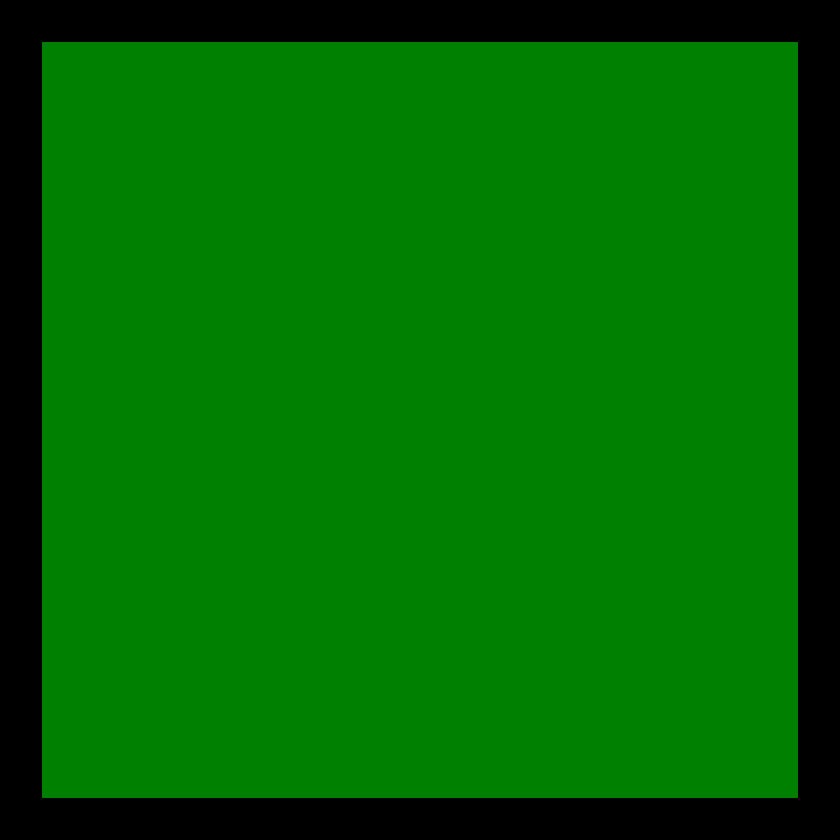
%> input picture greenSquare.png, 840 x 840 px, shrunk from 1000 x 1000 before the run
$ octave imageDisplayTestDriver.m   (GNU Octave 9; MATLAB toolbox functions it lacks are replaced by stand-ins)
%> lines starting %> are read from the running program, lines starting %| are printed output that depends on the picture
### imageDisplay.m
%imageDisplay
%a matlab function to display an image which tells the user which letters
%they got right, wrong, or slightly right.

%Nicholas Corker
%a1852681


function [letterImageAll] = imageDisplay(correctGuessedLetters, letterImageGuess, letterImageAll)
%> called with correctGuessedLetters = [1 0 2 1 0], letterImageGuess = [], letterImageAll = []
%read in the image files needed
A = imread('greenSquare.png'); %sets A to the correct letter image green
%> A is the input picture: size 840x840x3 uint8; mean R, G, B 0, 103.7, 0
B = imread('yellowSquare.png'); %sets B to right letter wrong place yellow
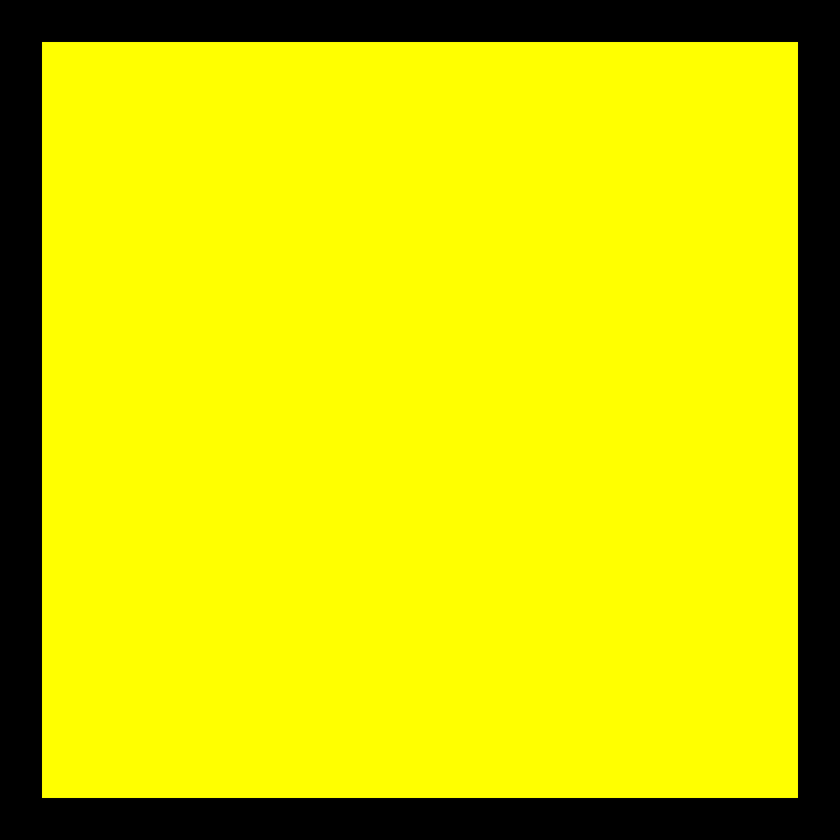
%> input picture yellowSquare.png, 840 x 840 px, shrunk from 1000 x 1000 before the run
%> B is the input picture: size 840x840x3 uint8; mean R, G, B 206.6, 206.6, 0
C = imread('greySquare.png'); %sets C to wrong letter grey
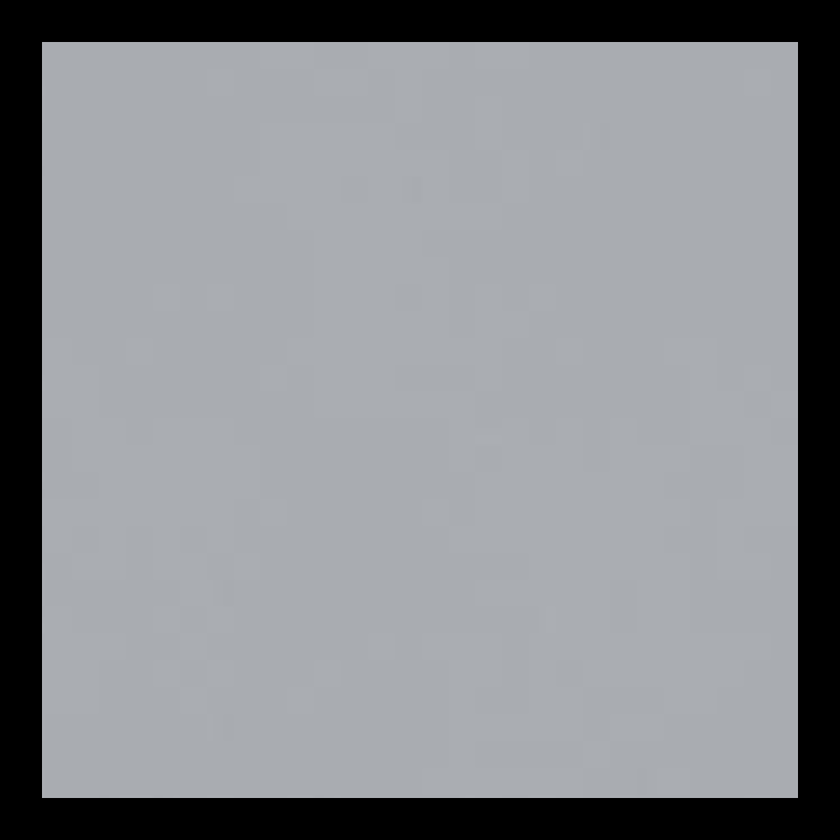
%> input picture greySquare.png, 840 x 840 px, shrunk from 1000 x 1000 before the run
%> C is the input picture: size 840x840x3 uint8; mean R, G, B 137.2, 139.6, 143.6


%define j loop
j = 1;

for j = 1:length(correctGuessedLetters)

    if correctGuessedLetters(j) == 1
        letterImageGuess = cat(2,letterImageGuess, A);

    elseif correctGuessedLetters(j) == 2
        letterImageGuess = cat(2,letterImageGuess, B);

    elseif correctGuessedLetters(j) == 0
        letterImageGuess = cat(2,letterImageGuess, C);

    end
end
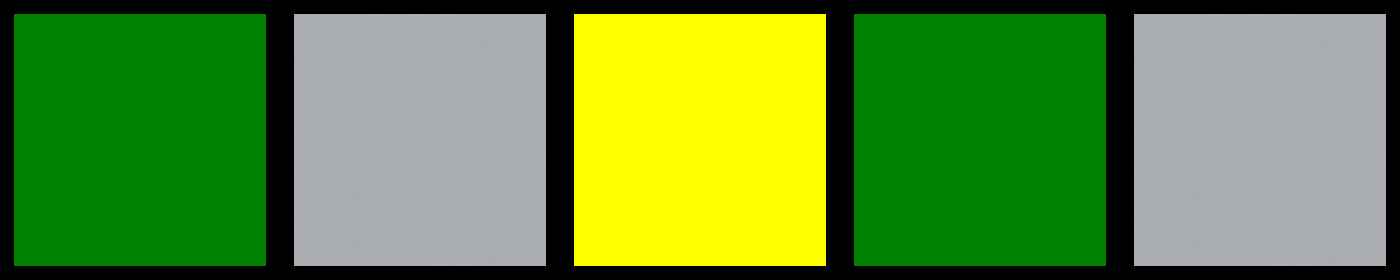
%> letterImageGuess: size 840x4200x3 uint8 (shown at 1/3 size); mean R, G, B 96.2, 138.6, 57.5

letterImageAll = cat(1, letterImageAll, letterImageGuess);
imshow(letterImageAll);

end

### imageDisplayTestDriver.m
%imageDisplayTestDriver
%this is a test driver to test the functionality of the display image
%functionality

%Nicholas Corker
%a1852681

%Each test case builds on the previous
clear all %clear variables
set(0,'DefaultFigureWindowStyle','docked') %should set figures to open in docked mode for this test
warning('off', 'all'); %temporarily disables warnings as docking the figure presents a minor warning that doesnt cause any program issues

%Test Case 1:
correctGuessedLetters = [1 0 2 1 0] %random test matrix of guess number values
letterImageGuess = []; %empty matrix which is defined in the function
letterImageAll = []; %empty matrix which is defined within the function again
letterImageAll = imageDisplay(correctGuessedLetters, letterImageGuess, letterImageAll);

%Test case 2
%builds upon test 1 using cocatenation
correctGuessedLetters = [1 0 0 0 2]
letterImageAll = imageDisplay(correctGuessedLetters, letterImageGuess, letterImageAll);
%> call 2 of imageDisplay, with correctGuessedLetters = [1 0 0 0 2], letterImageGuess = []
%> after the loop in imageDisplay (call 2), `for j = 1:length(correctGuessedLetters)`:
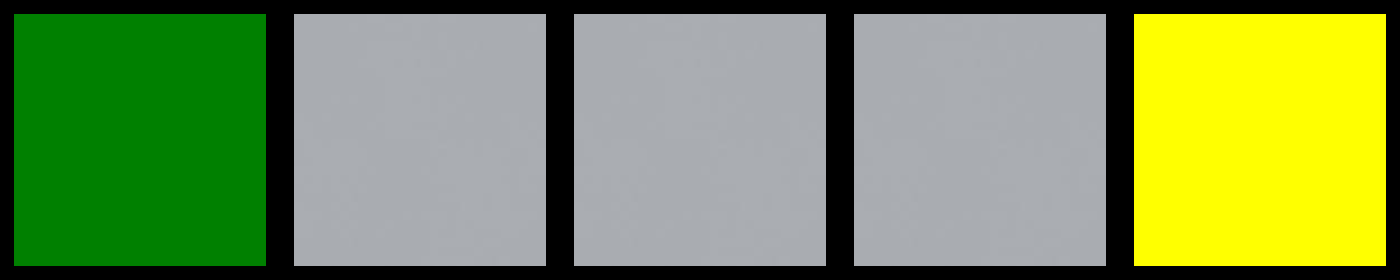
%> letterImageGuess: size 840x4200x3 uint8 (shown at 1/3 size); mean R, G, B 123.6, 145.8, 86.2

%Test Case 3 - all green
correctGuessedLetters = [1 1 1 1 1]
letterImageAll = imageDisplay(correctGuessedLetters, letterImageGuess, letterImageAll);
%> call 3 of imageDisplay, with correctGuessedLetters = [1 1 1 1 1], letterImageGuess = []
%> after the loop in imageDisplay (call 3), `for j = 1:length(correctGuessedLetters)`:
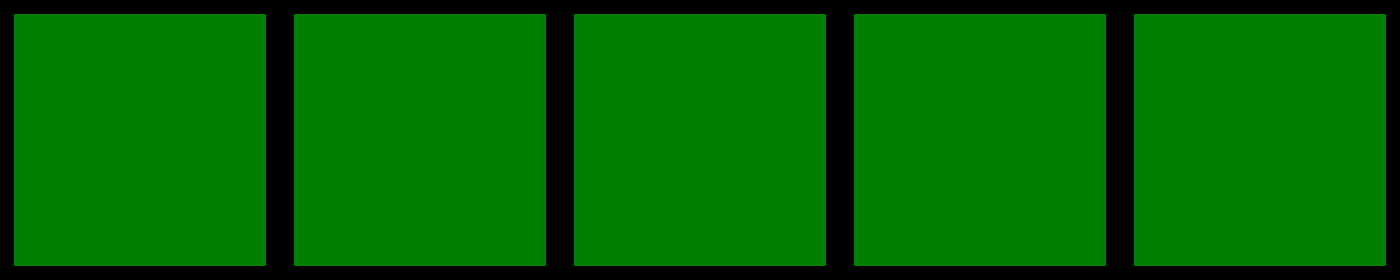
%> letterImageGuess: size 840x4200x3 uint8 (shown at 1/3 size); mean R, G, B 0, 103.7, 0

%Test Case 4 - all yellow
correctGuessedLetters = [2 2 2 2 2]
letterImageAll = imageDisplay(correctGuessedLetters, letterImageGuess, letterImageAll);
%> call 4 of imageDisplay, with correctGuessedLetters = [2 2 2 2 2], letterImageGuess = []
%> after the loop in imageDisplay (call 4), `for j = 1:length(correctGuessedLetters)`:
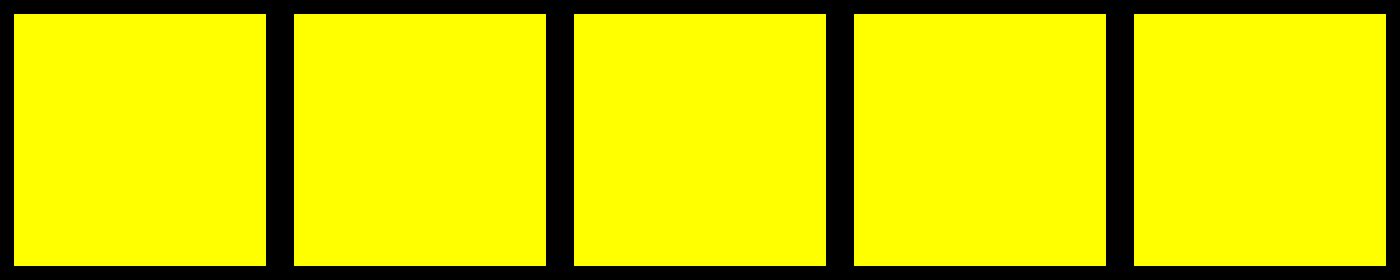
%> letterImageGuess: size 840x4200x3 uint8 (shown at 1/3 size); mean R, G, B 206.6, 206.6, 0

%Test Case 5 - all grey
correctGuessedLetters = [0 0 0 0 0]
letterImageAll = imageDisplay(correctGuessedLetters, letterImageGuess, letterImageAll);
%> call 5 of imageDisplay, with correctGuessedLetters = [0 0 0 0 0], letterImageGuess = []
%> after the loop in imageDisplay (call 5), `for j = 1:length(correctGuessedLetters)`:
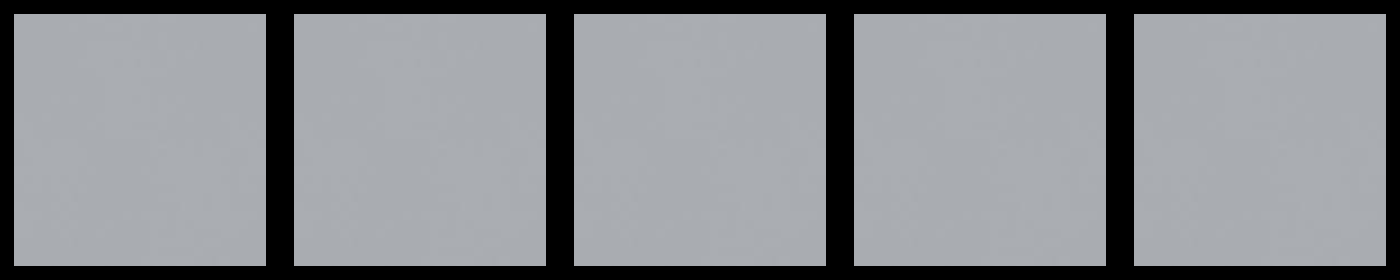
%> letterImageGuess: size 840x4200x3 uint8 (shown at 1/3 size); mean R, G, B 137.2, 139.6, 143.6
